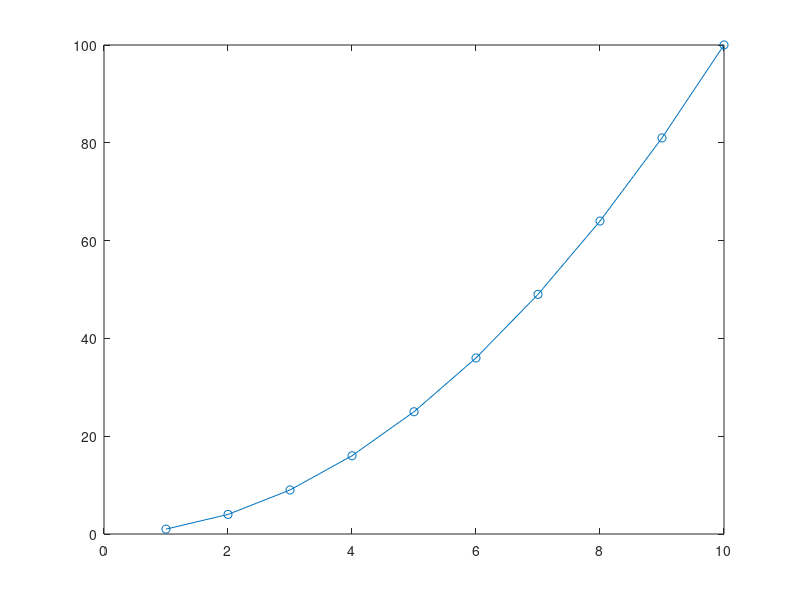
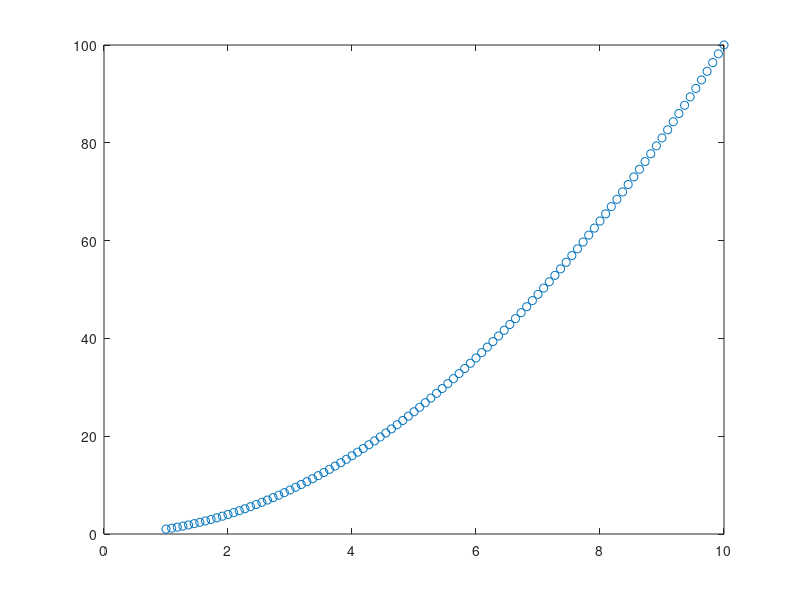
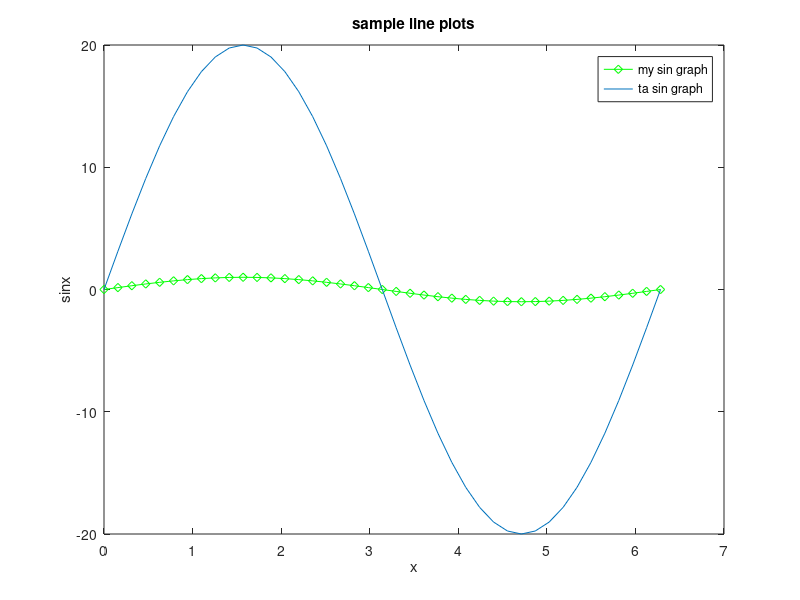

Recreate these plots in MATLAB, in order.
%covers plot
clear
x=1:10;
y=x.^2;
figure %the first plot figure does not need a figure command
plot(x,y, '-o')

x=linspace(1,10); %makes the plot smoother since you have 100 equally 
%spaced points between 1-10. linspace(a,b) gives 100 equally spaced points
%between a-b.

y=x.^2;
figure %second plot needs figure command
plot(x,y, 'o')

%create a new figure and plot a function of your choice.
%experiment with color, markers, line style, name your new vector y2
x=0:pi/20:2*pi;
y2=sin(x);
figure
plot(x,y2,'-dg')

%for plot decor, go to help; type plot; click "plot - 2-D line plot"
%on hw try and use different markers for different plots

y3=20*sin(x)
hold on %keeps my sin graph on a plot
plot (x,y3)
hold off %everything after this will be on a new plot

title('sample line plots') %how to add a title
xlabel('x')
ylabel('sinx')
legend('my sin graph','ta sin graph')

